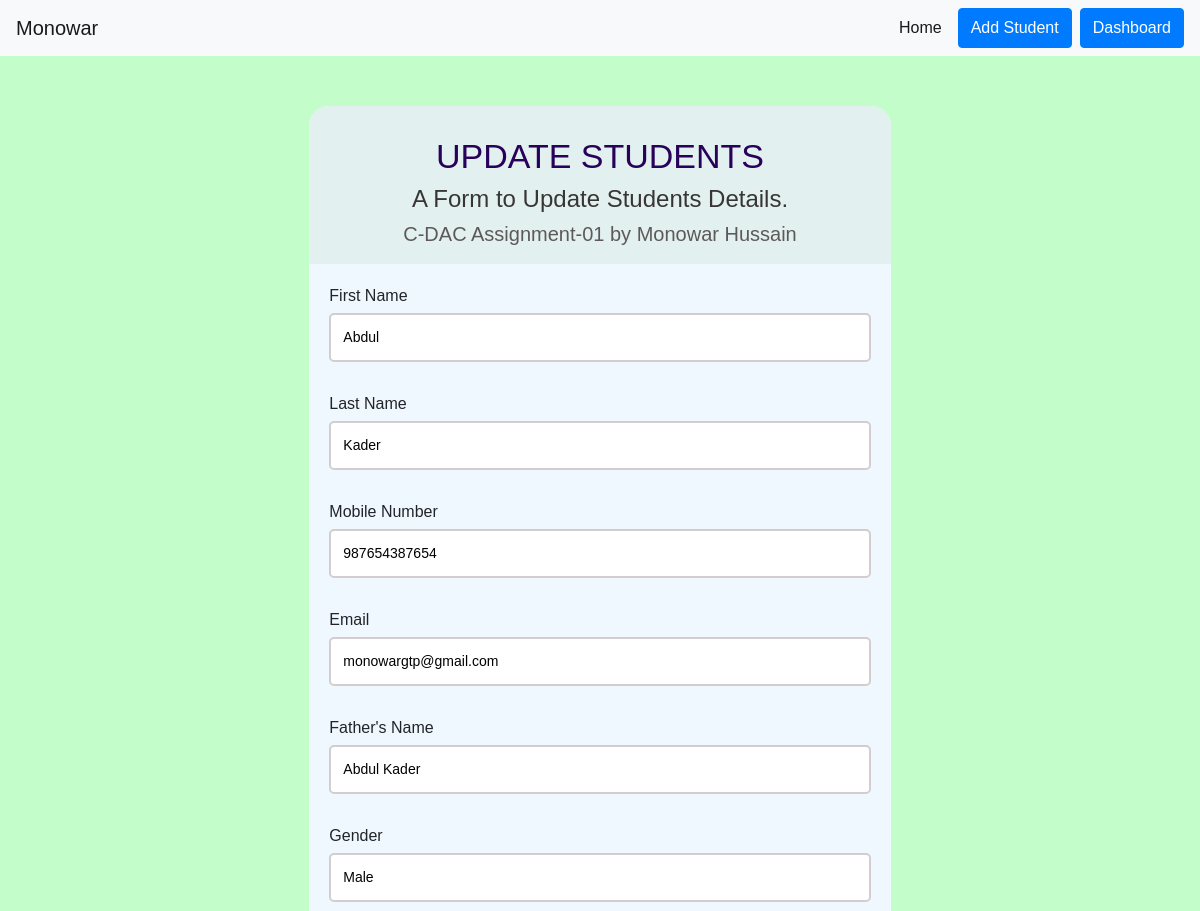
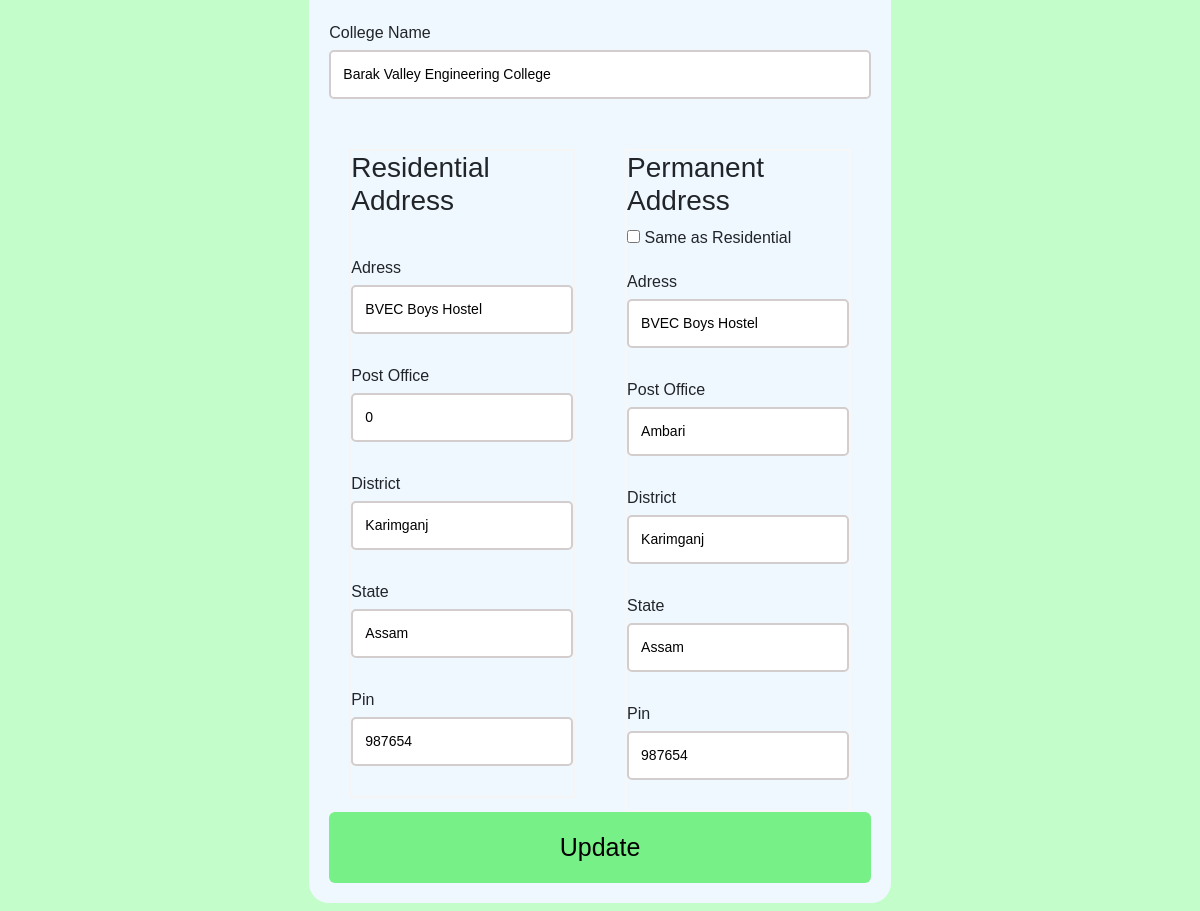
The page /update.php?id=10 on the database its author committed (2 pictures, top to bottom).
### tables this page shows
CREATE TABLE `studentlist` (
  `id` int(20) NOT NULL,
  `firstname` varchar(100) NOT NULL,
  `lastname` varchar(100) NOT NULL,
  `mobile` varchar(100) NOT NULL,
  `email` varchar(100) NOT NULL,
  `fathername` varchar(100) NOT NULL,
  `gender` varchar(100) NOT NULL,
  `collegename` varchar(100) NOT NULL,
  `paddress` varchar(100) NOT NULL,
  `ppostoffice` varchar(100) NOT NULL,
  `pdistrict` varchar(100) NOT NULL,
  `pstate` varchar(100) NOT NULL,
  `ppin` varchar(100) NOT NULL,
  `raddress` varchar(100) NOT NULL,
  `rpostoffice` int(100) NOT NULL,
  `rdistrict` varchar(100) NOT NULL,
  `rstate` varchar(100) NOT NULL,
  `rpin` varchar(100) NOT NULL
);

### update.php (the view, shortened to what this page needs)
<?php
include 'connect.php';
?>
<!DOCTYPE html>
<html>
<head>
	<link rel="stylesheet" href="https://cdn.jsdelivr.net/npm/bootstrap@4.5.3/dist/css/bootstrap.min.css">
  <link rel="stylesheet" href="style.css">
</head>
<header>
<nav class="navbar navbar-expand bg-light navbar-light navbar-fixed-top ">
  <a class="navbar-brand" href="index.php">Monowar</a>
  <ul class="navbar-nav ml-auto mt-2 mt-lg-0">
      <li class="nav-item active"><a class="nav-link" href="index.php">Home</a></li>
      <button type="button" class="btn btn-primary mx-2" onclick="window.location.href='add.php';">Add Student</button>
      <button type="button" class="btn btn-primary" onclick="window.location.href='index.php';">Dashboard</button>
 </ul>
</nav>
</header>
<body>
<?php
        $id=$_GET['id'];
        $sql = "SELECT * FROM studentlist WHERE id='$id'";
        $result = mysqli_query($conn,$sql);
        $row = mysqli_fetch_array ($result)
        ?>
    <div class="container">
        <div class="header">
            <h2>Update Students</h2>
        <h4>A Form to Update Students Details.</h4>
            <h5>C-DAC Assignment-01 by  Monowar Hussain</h5>
        </div>
            <div class="form" id="form">
              <form action=""  method="POST">
                  <div class="form-control1 ">
                  <label>First Name</label>
                  <input type="text"  id="fname" name="fname" placeholder="Enter Your First Name" value="<?php echo $row['firstname']; ?>"required>
                  <small>error msg</small></div>
                  <div class="form-control1 ">
                  <label>Last Name</label>
                  <input type="text"  id="lname" name="lname" placeholder="Enter Your Last Name"value="<?php echo $row['lastname']; ?>"required >
                  <small>error msg</small></div>
                  <div class="form-control1">
                  <label>Mobile Number</label>
                  <input type="number"  id="phone"  name="phone" placeholder="Enter Your Mobile Number"value="<?php echo $row['mobile']; ?>"required >
                  <small>error msg</small></div>
                  <div class="form-control1">
                  <label>Email</label>
                  <input type="email"  id="email" name="email" placeholder="Enter Your Email ID" value="<?php echo $row['email']; ?>"required>
                  <small>error msg</small></div>
                  <div class="form-control1">
                  <label>Father's Name</label>
                  <input type="text"  id="fathername" name="fathername"  placeholder="Enter Your Father's Name"value="<?php echo $row['fathername']; ?>"required >
                  <small>error msg</small></div>
                  <div class="form-control1">
                  <label>Gender</label>
                  <input type="text"  id="gender" name="gender" placeholder="Enter Your Gender"value="<?php echo $row['gender']; ?>"required >
                  <small>error msg</small></div>
                  <div class="form-control1">
                  <label>College Name</label>
                  <input type="text"  id="collegename" name="collegename" placeholder="Enter Your College Name"value="<?php echo $row['collegename']; ?>"required >
                  <small>error msg</small></div>
                <div class="float-container">
                  <div class="raddress" >
                    <div class="raddressHeader"><h3>Residential Address</h3>
                    </div>
                    <div class="form-control1">
                    <label>Adress</label>
                    <input type="text"  id="raddress" name= "raddress" placeholder="Enter Your Address" value="<?php echo $row['raddress']; ?>"required>
                    <small>error msg</small></div>
                  <div class="form-control1">
                  <label>Post Office</label>
                  <input type="text"  id="rpostoffice" name="rpostoffice"  placeholder="Enter Your Post Office" value="<?php echo $row['rpostoffice']; ?>"required>
                  <small>error msg</small></div>
                  <div class="form-control1">
                  <label>District</label>
                  <input type="text"  id="rdistrict" name="rdistrict" placeholder="Enter Your District Name"value="<?php echo $row['rdistrict']; ?>"required >
                  <small>error msg</small></div>
                  <div class="form-control1">
                  <label>State</label>
                  <input type="text"  id="rstate" name="rstate" placeholder="Enter Your State Name" value="<?php echo $row['rstate']; ?>"required>
                  <small>error msg</small></div>
                  <div class="form-control1">
                  <label>Pin</label>
                  <input type="number"  id="rpin" name="rpin" placeholder="Enter Your PIN "value="<?php echo $row['rpin']; ?>" required>
                  <small>error msg</small></div>
                  </div>
                  <div class="paddress" >
                    <div class="paddressHeader"><h3>Permanent Address</h3>
                        <input type="checkbox" id="checkBox" name="checkBox" onchange="addressFunction()"> Same as Residential</div>
                    <div class="form-control1">
                    <label>Adress</label>
                    <input type="text"  id="paddress" name="paddress" placeholder="Enter Your Address" value="<?php echo $row['paddress']; ?>"required>
                    <small>error msg</small></div>
                    <div class="form-control1">
                    <label>Post Office</label>
                  <input type="text"  id="ppostoffice" name="ppostoffice" placeholder="Enter Your Post Office" value="<?php echo $row['ppostoffice']; ?>">
                  <small>error msg</small></div>
                  <div class="form-control1">
                  <label>District</label>
                  <input type="text"  id="pdistrict" name="pdistrict" placeholder="Enter Your District Name" value="<?php echo $row['pdistrict']; ?>"required>
                  <small>error msg</small></div>
                  <div class="form-control1">
                  <label>State</label>
                  <input type="text"  id="pstate" name="pstate" placeholder="Enter Your State Name"value="<?php echo $row['pstate']; ?>"required >
                  <small>error msg</small></div>
                  <div class="form-control1">
                  <label>Pin</label>
                  <input type="number"  id="ppin" name="ppin" placeholder="Enter Your PIN "value="<?php echo $row['ppin']; ?>"required >
                  <small>error msg</small></div>
                  </div>
                </div>
                <button name="update" class="btn">Update</button>
              </form>
            </div>
</div>
</body>
</html>

### style.css (style rules this page uses)
* { margin: 0; padding: 0; box-sizing: border-box; font-family: Arial, Helvetica, sans-serif; }
body { background-color: rgb(194, 253, 202); background-repeat: no-repeat; background-size: 100%; min-height: 100vh; min-width: 100vw; }
.container { background-color: aliceblue; border-radius:20px; padding: 0px; margin-top:50px; margin-bottom:50px; overflow: hidden; align-items: center; justify-content: center; width: calc(100vw-65vw); max-width: max-content; }
.header { padding: 10px; background-color:#e3f0f0 }
.header h4 { text-align: center; margin-top: 5px; color: rgb(56, 53, 53); }
.header h2 { font-size:34px ; text-transform: uppercase; text-align: center; color: rgb(40, 2, 90); font-family: Arial, Helvetica, sans-serif; margin-top:20px; }
.header h5 { text-align: center; margin-top: 5px; color: rgb(94, 89, 89); font-family: Arial, Helvetica, sans-serif; }
.float-container { border: none; padding: 20px; }
.raddress { width: 45%; float: left; padding: 0px; border: 2px solid rgb(245, 245, 245); }
.raddressHeader { margin-bottom: 38px; }
.paddressHeader { margin-bottom: 20px; }
.paddress { width: 45%; float: right; padding: 0px; border: 2px solid rgb(247, 247, 247); }
.form { padding: 20px ; width: 100%; }
.form-control1 { margin-bottom: 30px; position: relative; }
.form-control1 label { display: inline-block; margin-bottom: 5px; }
.form-control1 input { width: 100%; border: 2px solid #d3cdcd; border-radius: 5px; display: block; font-size: 14px; padding: 12px; }
.form .btn { background-color: rgb(119, 241, 135); border-radius: 6px; color: rgb(0, 0, 0); font-size: 25px; display: block; padding: 16px; width: 100%; margin-top: 20px; }

### rows shown on the page
studentlist: fname "Abdul", email "monowargtp@gmail.com", raddress "BVEC Boys Hostel", rpostoffice "0", rstate "Assam", paddress "BVEC Boys Hostel", ppostoffice "Ambari", pdistrict "Karimganj"
